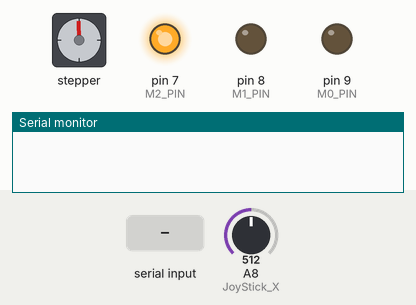
This sketch was run on a simulated Teensy 4. Parts: stepper motor, output pins drawn as LEDs (lit = HIGH), the last lines printed to the serial monitor. Wiring (inferred from the names in the program): stepper motor driver (200 steps per turn assumed): step pin 4; direction pin 3; enable pin 10. The inputs (shaded band) are chosen by the test bench; at power-on: A8 (JoyStick_X) = 512. Pins used as bus, display or sensor lines are not drawn.

Above: at 1.2 s.
1.3 s: "s" received over Serial
At 2.0 s:
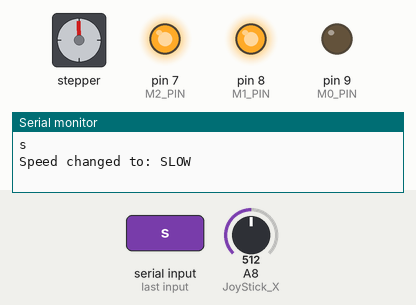
2.8 s: A8 (JoyStick_X) set to 449
4.3 s: A8 (JoyStick_X) set to 424
6.2 s: "1" received over Serial
At 7.2 s:
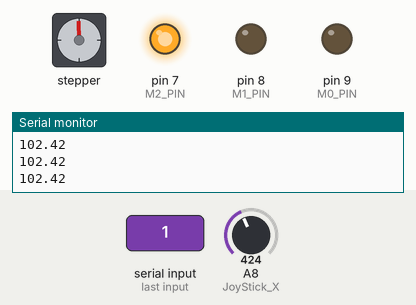
Timing chart, 0 to 8.7 s (numbered marks = the images above; inputs shaded):
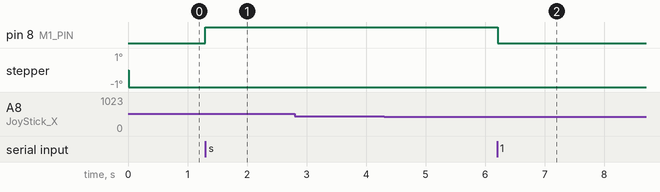

The sketch:

Basic_Test_Teensy_DRV8825.ino
```cpp
#define DIR_PIN         3 // Direction
#define STEP_PIN        4 // Step
#define SLEEP_PIN       5 // Step
#define RST_PIN         6 // Reset
#define M2_PIN          7 // M2 pin
#define M1_PIN          8 // M1 pin
#define M0_PIN          9 // M0 pin
#define EN_PIN          10 // Enable

#define FREQ_MAX_L 400//800
#define FREQ_MAX_H 3500//7000

#define LOW_SPEED_THLD 0.02
#define DELTATIME 10

#define JoyStick_X    A8 // X-axis-signal - pin no. 14
#define JoyStick_Y    A9 // Y-axis-signal - pin no. 15

float freq = 0;
float freq_max = FREQ_MAX_H;
float x = 0;
float y = 0;
bool dir_sign = LOW;

char speed_set = 'f';
char speed_read = speed_set;

void setup() {

  //initialize

  Serial.begin(9600);

  pinMode(RST_PIN, OUTPUT);
  digitalWrite(RST_PIN, HIGH);

  pinMode(DIR_PIN, OUTPUT);
  pinMode(STEP_PIN, OUTPUT);
  pinMode(SLEEP_PIN, OUTPUT);
  pinMode(M2_PIN, OUTPUT);
  pinMode(M1_PIN, OUTPUT);
  pinMode(M0_PIN, OUTPUT);
  pinMode(EN_PIN, OUTPUT);

  pinMode (JoyStick_X, INPUT);
  pinMode (JoyStick_Y, INPUT);

  digitalWrite(DIR_PIN, dir_sign);
  digitalWrite(SLEEP_PIN, LOW);

  digitalWrite(M0_PIN, LOW);
  digitalWrite(M1_PIN, LOW);
  digitalWrite(M2_PIN, HIGH);
  digitalWrite(EN_PIN, LOW);      // Enable driver in hardware

}

float time = millis();

void loop() {


  if (millis() - time > DELTATIME) {
// change of speed
    if (Serial.available()){

      speed_read = Serial.read();
      Serial.println(speed_read);

      if ((speed_set!= speed_read) && (speed_read!=10)) {

        speed_set = speed_read;
        Serial.print("Speed changed to: ");

        if(speed_read == 's'){

          freq_max = FREQ_MAX_L;
          digitalWrite(M0_PIN, LOW);
          digitalWrite(M1_PIN, HIGH);
          digitalWrite(M2_PIN, HIGH);
          Serial.println("SLOW");
        }
        else if(speed_read = 'f'){

          freq_max = FREQ_MAX_H;
          digitalWrite(M0_PIN, LOW);
          digitalWrite(M1_PIN, LOW);
          digitalWrite(M2_PIN, HIGH);
          Serial.println("FAST");
        }
      }
    }
// update speed

      y = (analogRead(JoyStick_X) - 511.5 ) / 511.5; //change midpoint according to initial measurement

      if ( y < 0)
        dir_sign = HIGH;
      else
        dir_sign = LOW;

      y *=y;

      if(y>LOW_SPEED_THLD){
        digitalWrite(SLEEP_PIN, HIGH);
        freq = y * freq_max;
        Serial.println(freq);
      }
      else{
        digitalWrite(SLEEP_PIN, LOW);
        freq = 0;
      }


      digitalWrite(DIR_PIN, dir_sign);
      analogWriteFrequency(STEP_PIN, freq);
      analogWrite(STEP_PIN, 128);

      time = millis();

    }

}
```

Measured:
- after the input at 1.3 s, pin 8 (M1_PIN): LOW → HIGH at once
- after the input at 2.8 s, every drawn part: stays the same
- after the input at 6.2 s, pin 8 (M1_PIN): HIGH → LOW at once
